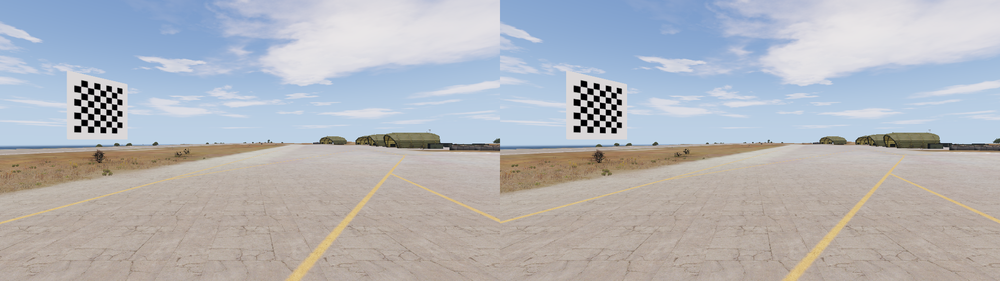
#> input picture getData/DIY_models/@HITSZ/agent/camera_calibration/images/merged/1.png, 1000 x 281 px, shrunk from 1920 x 540 before the run, found by its file name; its folder holds only this picture in this run
$ python step_2.py
#> lines starting #> are read from the running program, lines starting #| are printed output that depends on the picture
import os
from PIL import Image

input_folder = r"camera_calibration\images\merged"
left_folder = input_folder + r"\left"
right_folder = input_folder + r"\right"

os.makedirs(left_folder, exist_ok=True)
os.makedirs(right_folder, exist_ok=True)


def split_images(input_folder, left_folder, right_folder):
#> called with input_folder = 'camera_calibration\\images\\merged', left_folder = 'camera_calibration\\images\\merged\\left', right_folder = 'camera_calibration\\images\\merged\\right'
    for filename in os.listdir(input_folder):
        if filename.endswith((".png", ".jpg", ".jpeg")):
            img_path = os.path.join(input_folder, filename)
            img = Image.open(img_path)
#> img is the input picture: PIL image 1000x281 RGB; mean R, G, B 179.9, 181.4, 186.4
            width, height = img.size
#> width = 1000; height = 281

            left_img = img.crop((0, 0, width // 2, height))
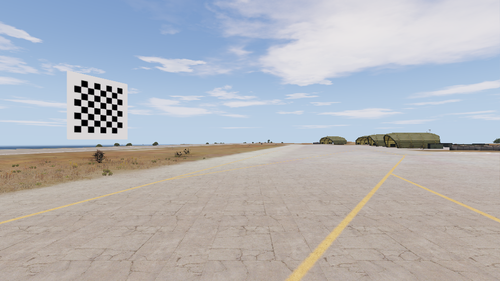
#> left_img: PIL image 500x281 RGB; mean R, G, B 179.9, 181.4, 186.4
            right_img = img.crop((width // 2, 0, width, height))

            left_img.save(os.path.join(left_folder, filename))
            right_img.save(os.path.join(right_folder, filename))


split_images(input_folder, left_folder, right_folder)

$ run again, on getData/DIY_models/@HITSZ/agent/camera_calibration/images/merged/13.png
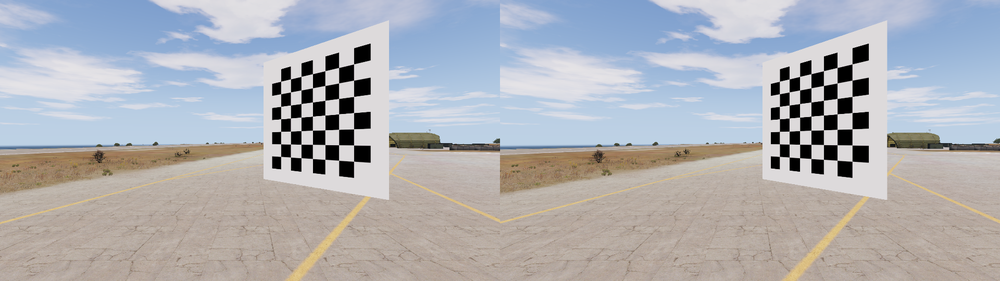
#> input picture getData/DIY_models/@HITSZ/agent/camera_calibration/images/merged/13.png, 1000 x 281 px, shrunk from 1920 x 540 before the run, found by its file name
#> in split_images, img is the input picture: PIL image 1000x281 RGB; mean R, G, B 175, 176.2, 181.2
#> in split_images, `left_img = img.crop((0, 0, width // 2, height))`:
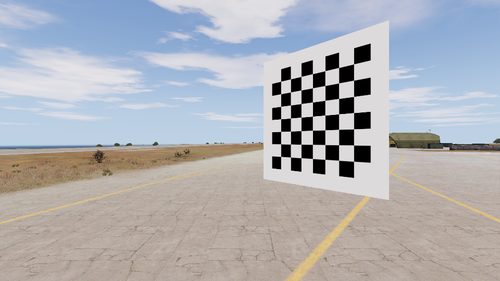
#> left_img: PIL image 500x281 RGB; mean R, G, B 175, 176.2, 181.1
#> in split_images, `right_img = img.crop((width // 2, 0, width, height))`:
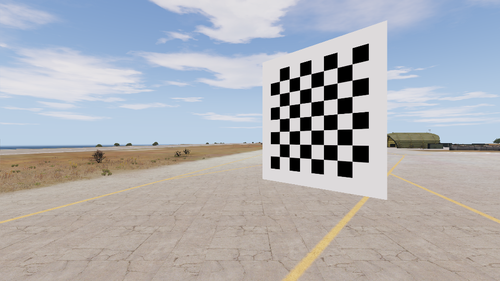
#> right_img: PIL image 500x281 RGB; mean R, G, B 175, 176.2, 181.2

$ run again, on getData/DIY_models/@HITSZ/agent/camera_calibration/images/merged/14.png
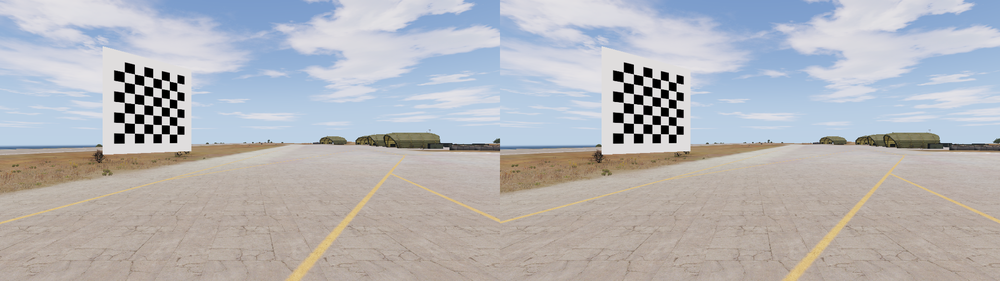
#> input picture getData/DIY_models/@HITSZ/agent/camera_calibration/images/merged/14.png, 1000 x 281 px, shrunk from 1920 x 540 before the run, found by its file name
#> in split_images, img is the input picture: PIL image 1000x281 RGB; mean R, G, B 181.2, 181.2, 184.8
#> in split_images, `left_img = img.crop((0, 0, width // 2, height))`:
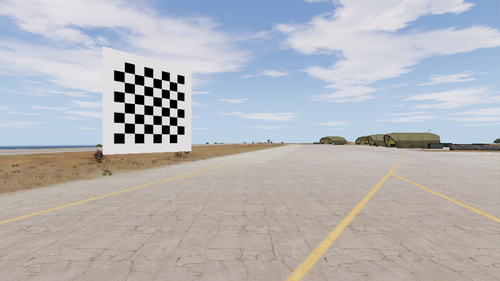
#> left_img: PIL image 500x281 RGB; mean R, G, B 181.2, 181.2, 184.8

$ run again, on getData/DIY_models/@HITSZ/agent/camera_calibration/images/merged/15.png
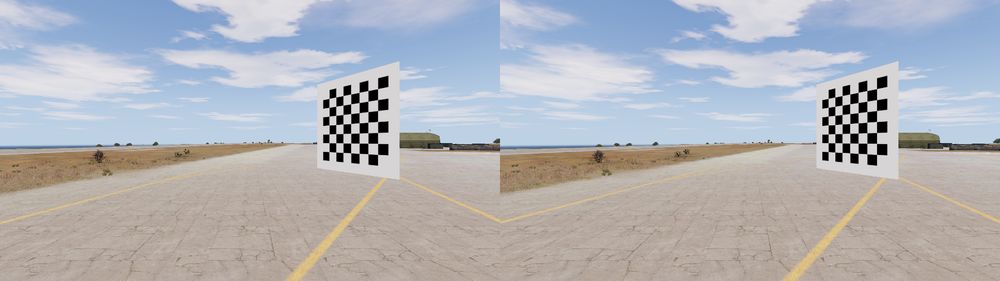
#> input picture getData/DIY_models/@HITSZ/agent/camera_calibration/images/merged/15.png, 1000 x 281 px, shrunk from 1920 x 540 before the run, found by its file name
#> in split_images, img is the input picture: PIL image 1000x281 RGB; mean R, G, B 177.3, 179.1, 184.8
#> in split_images, `left_img = img.crop((0, 0, width // 2, height))`:
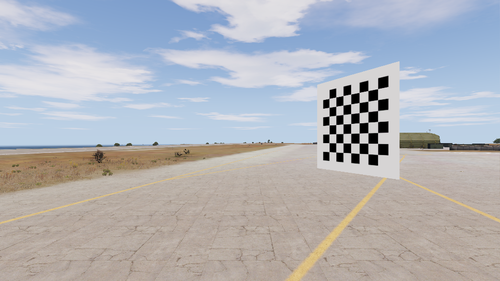
#> left_img: PIL image 500x281 RGB; mean R, G, B 177.3, 179.1, 184.8

$ run again, on getData/DIY_models/@HITSZ/agent/camera_calibration/images/merged/10.png
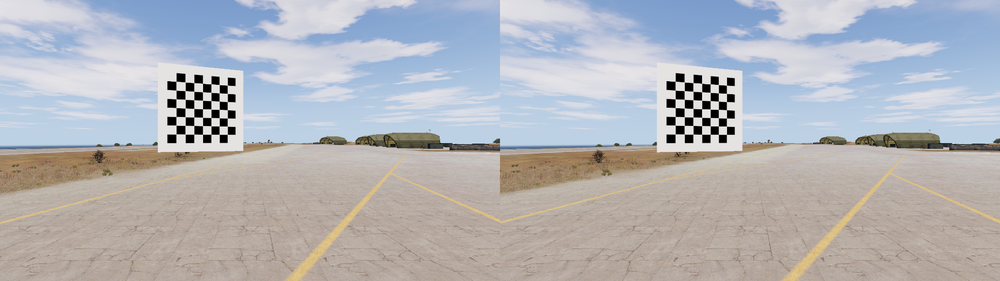
#> input picture getData/DIY_models/@HITSZ/agent/camera_calibration/images/merged/10.png, 1000 x 281 px, shrunk from 1920 x 540 before the run, found by its file name
#> in split_images, img is the input picture: PIL image 1000x281 RGB; mean R, G, B 179.8, 180.6, 185.2
#> in split_images, `left_img = img.crop((0, 0, width // 2, height))`:
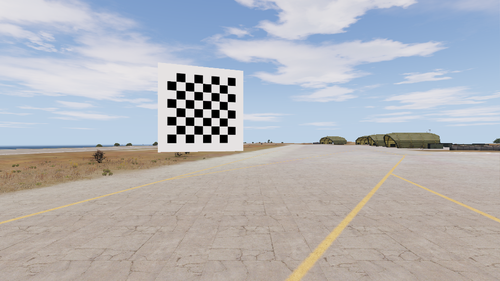
#> left_img: PIL image 500x281 RGB; mean R, G, B 179.8, 180.6, 185.2
